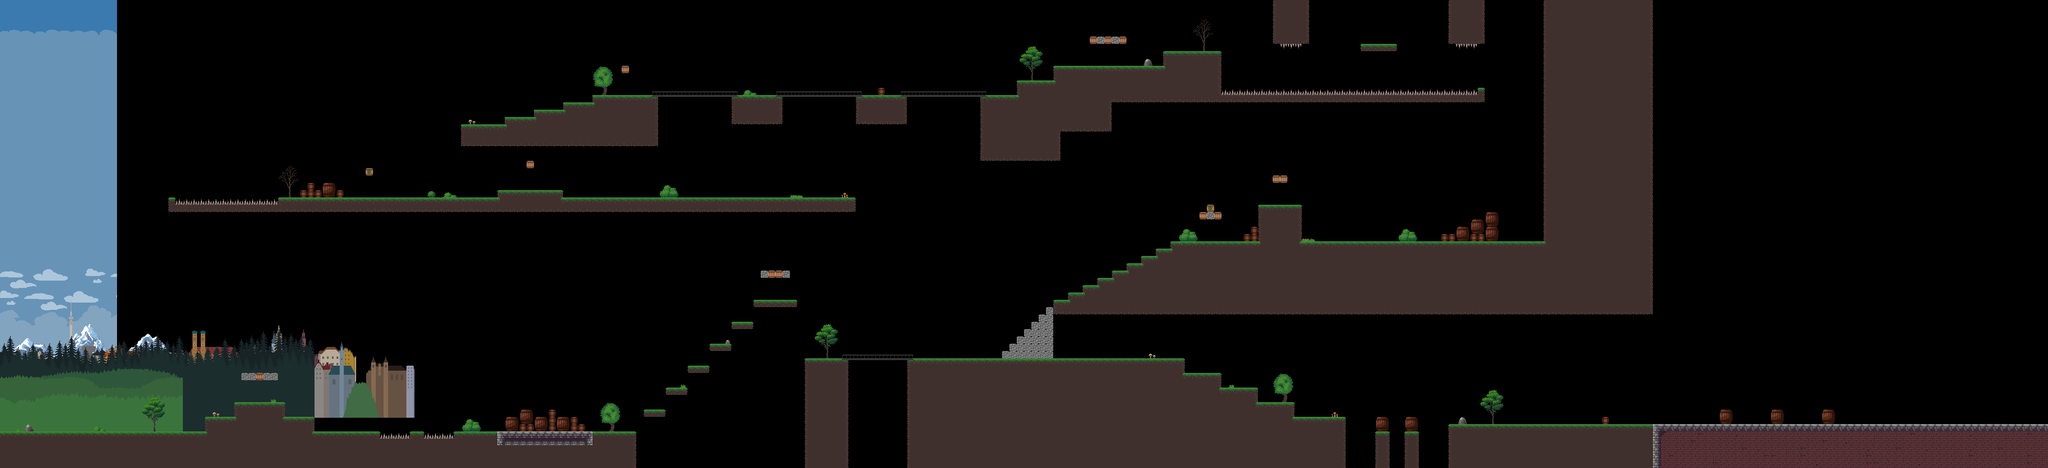

This game map was drawn from its Tiled (.tmx) file and the tilesets committed beside it. A one-line description and the trimmed map source follow:
An orthogonal 280x64 tile map with 16x16 px tiles, 2 tile layers (bgTiles, fgTiles), 10 image layers and 287 objects (75x ground, 74x coin, 37x brick, 25x collider, 14x box, ...).

<map version="1.4" tiledversion="1.4.1" orientation="orthogonal" renderorder="right-down" compressionlevel="0" width="280" height="64" tilewidth="16" tileheight="16" infinite="0" nextlayerid="40" nextobjectid="556">
 <tileset firstgid="1" source="OctoberBro.tsx" />
 <imagelayer id="22" name="bgImageStatic">
  <image source="sky1.png" width="256" height="1024" />
 </imagelayer>
 <imagelayer id="21" name="bgImageClouds2" offsetx="0" offsety="384">
  <image source="sky2.png" width="256" height="640" />
 </imagelayer>
 <imagelayer id="27" name="bgImageMountains" offsetx="0" offsety="704">
  <image source="mountains.png" width="384" height="320" />
 </imagelayer>
 <imagelayer id="20" name="bgImageClouds1" opacity="0.9" offsetx="0" offsety="384">
  <image source="clouds.png" width="256" height="640" />
 </imagelayer>
 <imagelayer id="33" name="bgImageMunich2" offsetx="64" offsety="654">
  <image source="munich-2.png" width="715" height="250" />
 </imagelayer>
 <imagelayer id="32" name="bgImageMunich1" offsetx="192" offsety="664">
  <image source="munich-1.png" width="715" height="250" />
 </imagelayer>
 <imagelayer id="23" name="bgImageForrest2" offsetx="0" offsety="720">
  <image source="pine2.png" width="688" height="264" />
 </imagelayer>
 <imagelayer id="24" name="bgImageForrest1" offsetx="0" offsety="752">
  <image source="pine1.png" width="688" height="200" />
 </imagelayer>
 <imagelayer id="35" name="bgImageGrass2" offsetx="0" offsety="720">
  <image source="grass2.png" width="400" height="232" />
 </imagelayer>
 <imagelayer id="34" name="bgImageGrass1" offsetx="0" offsety="744">
  <image source="grass1.png" width="400" height="240" />
 </imagelayer>
 <layer id="4" name="bgTiles" width="280" height="64">
  <data>[17920 cells, 201 non-empty, 65 distinct tile ids]</data>
 </layer>
 <layer id="5" name="fgTiles" width="280" height="64">
  <data>[17920 cells, 4176 non-empty, 47 distinct tile ids]</data>
 </layer>
 <objectgroup id="39" name="objects">
  <object id="253" type="start" x="96" y="928" width="16" height="16" />
  <object id="255" type="platform" x="3296" y="512" width="64" height="16">
   <properties>
    <property name="speed" type="float" value="0.66" />
    <property name="startAngle" type="int" value="90" />
   </properties>
  </object>
  <object id="256" type="bouncer" x="3328" y="432" width="16" height="16">
   <properties>
    <property name="bounceAngle" type="int" value="90" />
   </properties>
  </object>
  <object id="257" type="bouncer" x="3328" y="146" width="16" height="16">
   <properties>
    <property name="bounceAngle" type="int" value="180" />
    <property name="speed" type="float" value="2" />
   </properties>
  </object>
  <object id="258" type="ground" x="0" y="944" width="832" height="80" />
  <object id="259" type="ground" x="448" y="912" width="240" height="32" />
  </objectgroup>
</map>
<!-- 281 of 287 objects omitted -->
